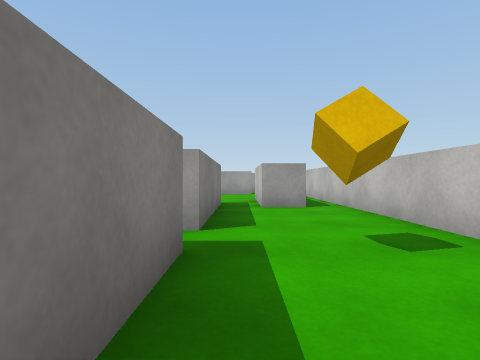
View 1 (above)

22 first-person views from a walk through a scene from a Unity 3-D project. The camera is 0.62 m above the floor, looks level and sees 80° across. The floor is counted in squares, 1 m on a side. Each view is taken from the middle of a square. On the plan, view 1 faces up. The plan holds only what a view shows up to about 9 squares ahead; the rest is blank. The place goes on beyond the plan. The player is left out. Surface patterns are stand-ins for the level's own textures.

View 2
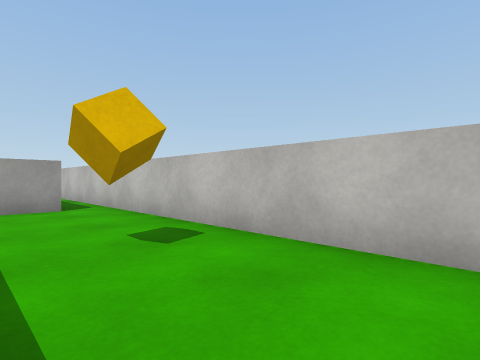

View 3
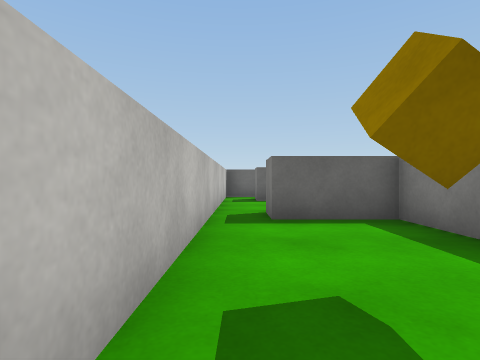

View 4
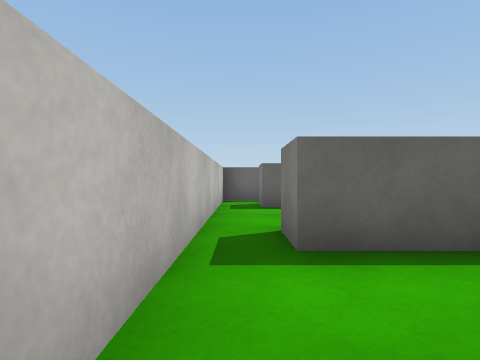

View 5
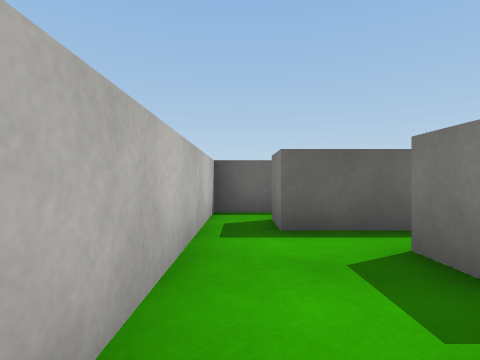

View 6
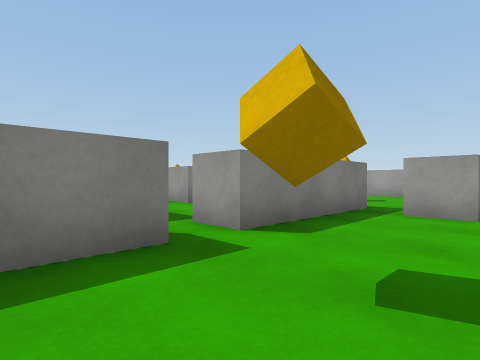

View 7
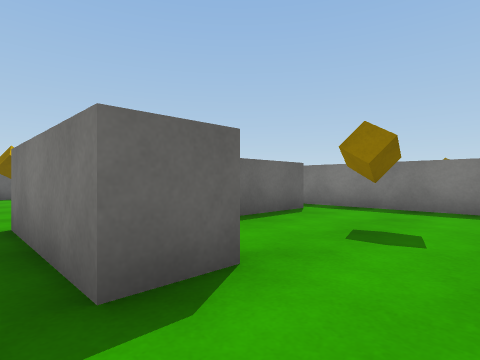

View 8
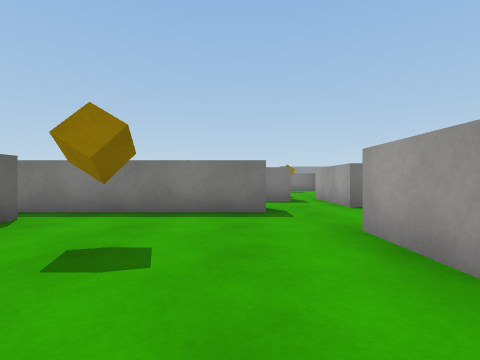

View 9
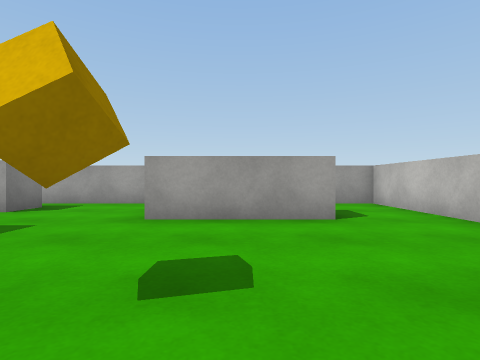

View 10
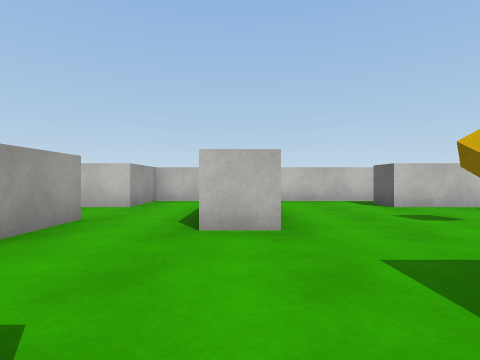

View 11
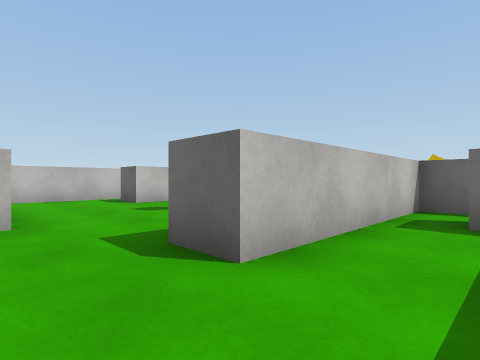

View 12
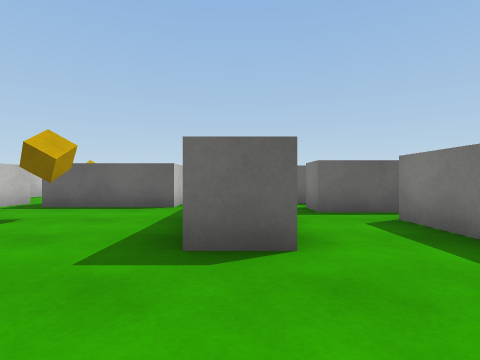

View 13
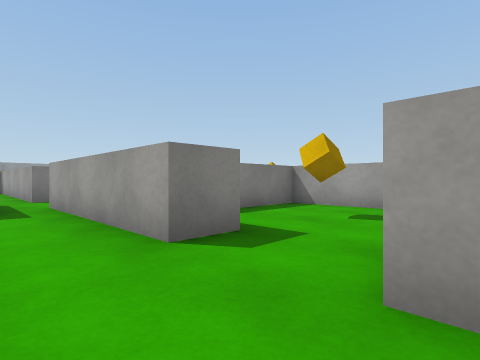

View 14
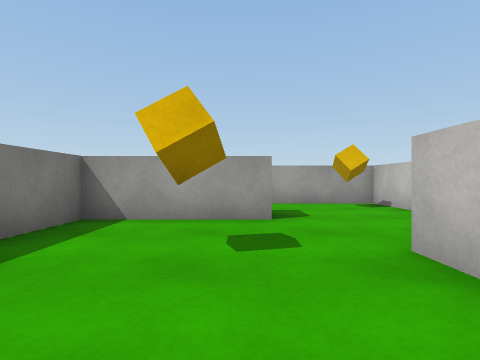

View 15
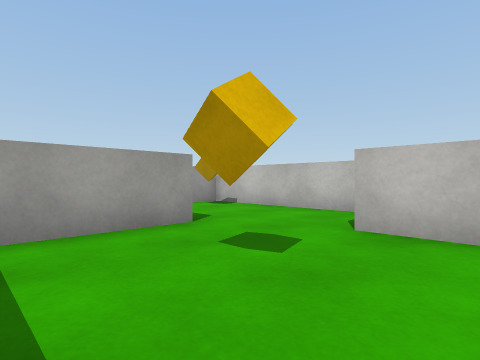

View 16
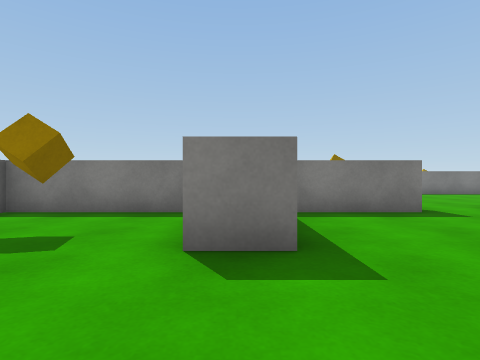

View 17
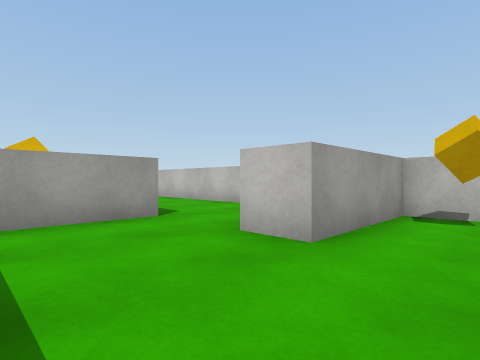

View 18
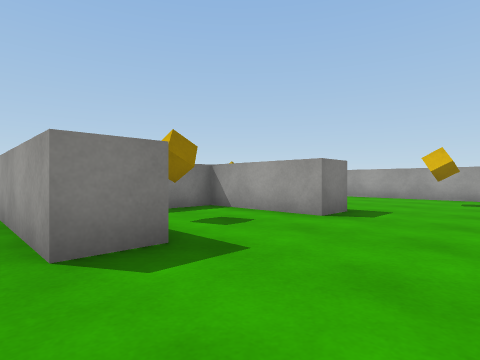

View 19
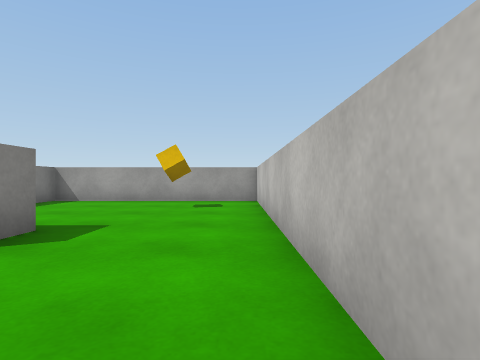

View 20
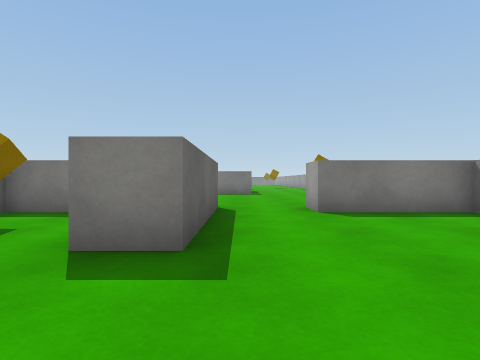

View 21
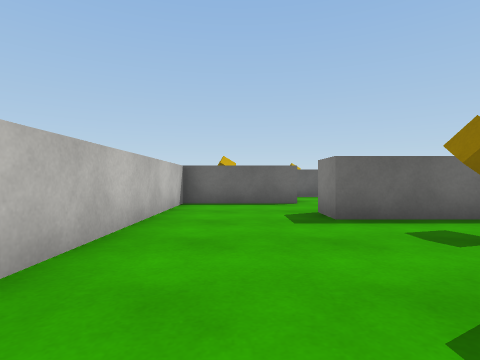

View 22
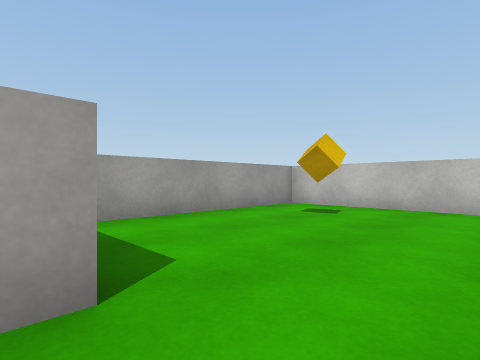

### Floor plan
Points are (right, up) in squares from view 1. A wall is a line through its corners. A room is listed if a view was taken in it or the views show most of it. See-through windows are left out.
Room 1 (views 1, 2, 3, 4, 6)
walls: (-0.5, 2.5) (-0.5, -0.5) (1.5, -0.5); (1.5, 6.5) (0.5, 6.5) (0.5, 7.5); (2.5, -0.5) (2.5, 6.5); (-0.5, 7.5) (-0.5, 3.5) (-1.5, 3.5)
ways out: opening at (2, -1) to room 2; opening at (0, 7) to room 3; opening at (2, 6) to room 3; opening at (-1, 3)
objects: cube (1, 2) to (1, 3)
Room 2 (view 5)
walls: (0.5, -2.8) (0.5, -3.5); (1.5, -0.5) (1.5, -1.5); (2.5, -3.5) (2.5, -0.5)
ways out: opening at (2, -1) to room 1; opening at (1.5, -3)
Room 3 (views 7, 8, 9, 10, 11, 12)
walls: (-5.5, 9.5) (-5.5, 11.5) (-4.5, 11.5) (-4.5, 6.5); (0.6, 12.5) (-2.5, 12.5) (-2.5, 13.5); (-5.5, 14.5) (-5.5, 13.5) (-8, 13.5); (-3.5, 6.5) (-3.5, 7.5) (-0.5, 7.5); (-2.5, 15.5) (-6.5, 15.5); (-7.5, 12.6) (-7.5, 9.5); (0.5, 7.5) (0.5, 9.5) (1.5, 9.5) (1.5, 6.5); (2.5, 6.5) (2.5, 12.5)
ways out: opening at (0, 7) to room 1; opening at (2, 6) to room 1; opening at (-2, 14.5) to room 4; opening at (1.5, 13) to room 4; opening at (-6.5, 10.5) to room 7; opening at (-8, 13); opening at (-6, 15); opening at (-4, 7)
objects: cube (-2, 9) to (-2, 10)
Room 4 (views 13, 14)
walls: (-1.5, 16.5) (-1.5, 15.5) (-2.5, 15.5); (2.5, 12.5) (2.5, 15.5) (0.5, 15.5) (0.5, 16.5)
ways out: opening at (-2, 14.5) to room 3; opening at (1.5, 13) to room 3; opening at (-0.5, 16) to room 5
Room 5 (views 15, 16)
walls: (-0.5, 21.6) (-0.5, 20.5) (-3.5, 20.5) (-3.5, 16.5); (2.5, 19.2) (2.5, 23.5) (-0.5, 23.5); (0.5, 16.5) (0.5, 18.5)
ways out: opening at (-0.5, 16) to room 4; opening at (-1.5, 22.5) to room 6
objects: cube (-2, 18) to (-1, 19); cube (1, 22) to (2, 23)
Room 6 (views 17, 18, 19, 20, 21, 22)
walls: (-4.4, 31.5) (-0.5, 31.5) (-0.5, 30.5) (-3.5, 30.5) (-3.5, 27.5) (-0.5, 27.5) (-0.5, 26.5) (-3.8, 26.5); (-3.5, 24.5) (-3.5, 22); (-0.5, 23.5) (-0.5, 24.5) (2.5, 24.5) (2.5, 36.5) (-3.5, 36.5) (-3.5, 33.5) (-4.5, 33.5)
ways out: opening at (-1.5, 22.5) to room 5; opening at (-4, 25.5); opening at (-4, 32.5)
objects: cube (-2, 28) to (-2, 29); cube (0, 34) to (1, 35)
Room 7 (no view inside)
walls: (-8.1, 8.5) (-6.5, 8.5) (-6.5, 7.5); (-5.5, 7.5) (-5.5, 9.5)
ways out: opening at (-6.5, 10.5) to room 3; opening at (-6, 8) to room 8; opening at (-8, 9)
Room 8 (no view inside)
walls: (-6.8, 6.5) (-5.5, 6.5) (-5.5, 7.5)
ways out: opening at (-6, 8) to room 7; opening at (-7, 7)

Positions as (right, up) in squares from view 1, and headings:
1: (0, 0), facing up
2: (0, 0), facing up-right
3: (2, 4), facing down
4: (2, 2), facing down
5: (2, -1), facing down
6: (2, 1), facing up-left
7: (2, 11), facing down-left
8: (1, 11), facing left
9: (-1, 8), facing up
10: (-6, 13), facing right
11: (-7, 13), facing down-right
12: (-5, 14), facing down
13: (1, 14), facing up-left
14: (-1, 16), facing up
15: (-3, 17), facing up-right
16: (2, 21), facing left
17: (-3, 22), facing up-right
18: (2, 26), facing up-left
19: (2, 28), facing up
20: (2, 32), facing left
21: (1, 32), facing down
22: (-4, 32), facing up-right
